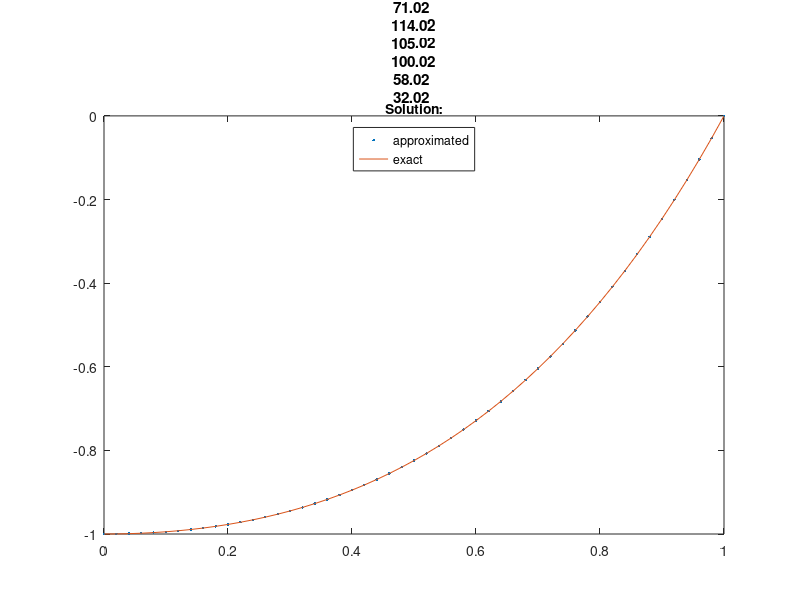

Write the MATLAB code that produced this figure. (Note: this script raises an error after producing the figure.)
clear all;

%data init

interval_start = 0.0;
interval_end = 1;
error = [];

%function init






exact_solution = @(x) (x - 1) .* exp(x);
g = @(x) -(x.^2 + 3) .* exp(x); 
p = @(x) -(x+1);
q = 2;


%solving start
numberOfProbes = [50 100 200 400 800 ]; %2.^(1:12);
for n = numberOfProbes %iterating throught numers of samples
    h =  abs(interval_start - interval_end) / n; %grid size calculation
    x = linspace(interval_start, interval_end, n+1);
    
    exact_solution_x = zeros(1, round(n)); %place for approximated function
for i = 1:n+1
     exact_solution_x(i) = exact_solution(x(i)); %vector of exact solutions in time
end
   % method
       A = zeros(n+1, n+1);
b = zeros(n+1, 1);

for i = 2:n
    A(i, i+1) = -(1- p(x(i)) * h / 2);
    A(i, i) = 2 + q * h^2;
    A(i, i-1) = -(1+ p(x(i)) * h / 2);
end

A(1, 1) = 1;
A(n+1, n+1) = 1;
b(1) = -1;
b(n+1) = 0;

for i = 2:n
    b(i) = h^2 * g(x(i));
end

y = A \ b;

         
    
%plotting figure

figure(n);
plot(x, y, '.', x ,exact_solution_x, '-');
title("Grid: " + h);
lgd = legend("approximated", "exact","location",'north' );
title(lgd, "Solution:");
xlim([0, 1]);

%error calculation
temp_e = max(abs(exact_solution_x-y'), [], "all");
error = [error , temp_e ]; %adding maximum error for the particular n point case

index = log2(error(1:length(error)-1)./error(2:length(error)));
if(n>numberOfProbes(1))
fprintf(1, "For n: %f" , n)
fprintf(1, " points case index is: %f" , index(length(index)))
fprintf(1, " with maximum error: %f \n", temp_e)
end
end
figure(2)
plot( numberOfProbes, error)
set(gca, 'YScale', 'log')
title("Maximum error values:");
figure(3)
plot(numberOfProbes(2: end), index)
%set(gca, 'YScale', 'log')
title("Index values:")

